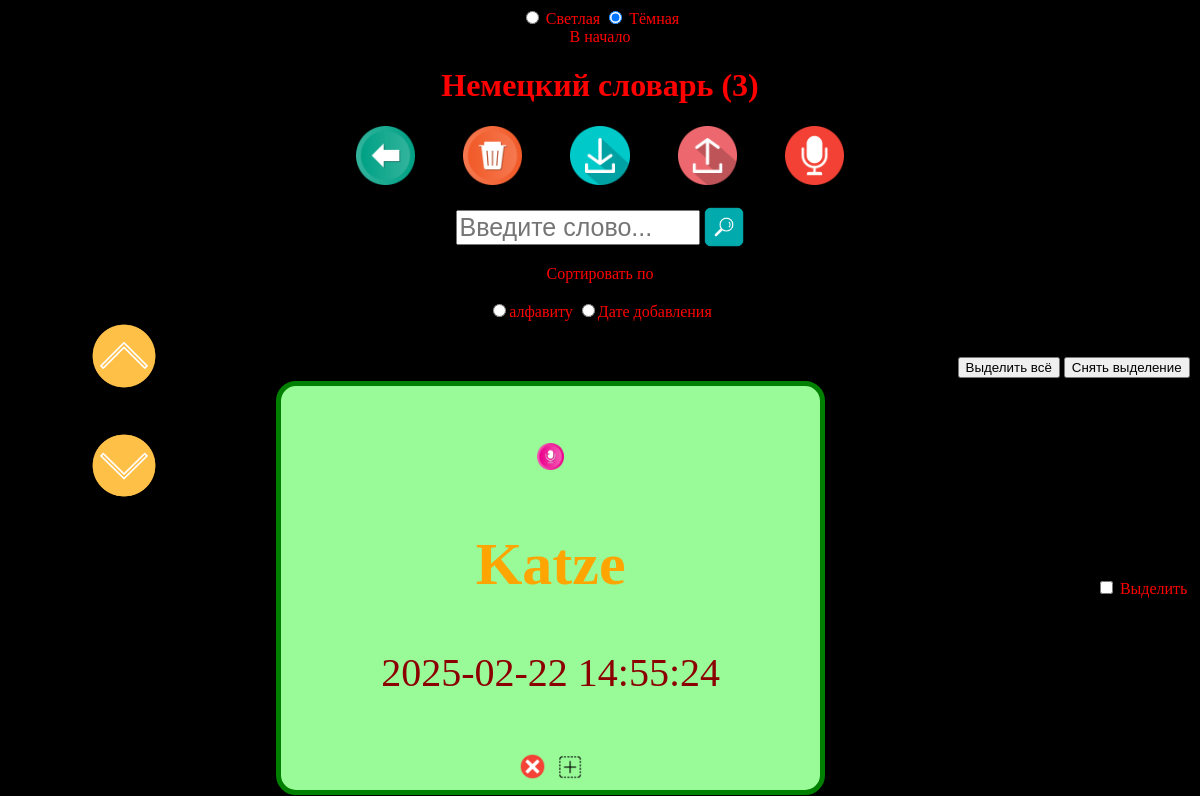
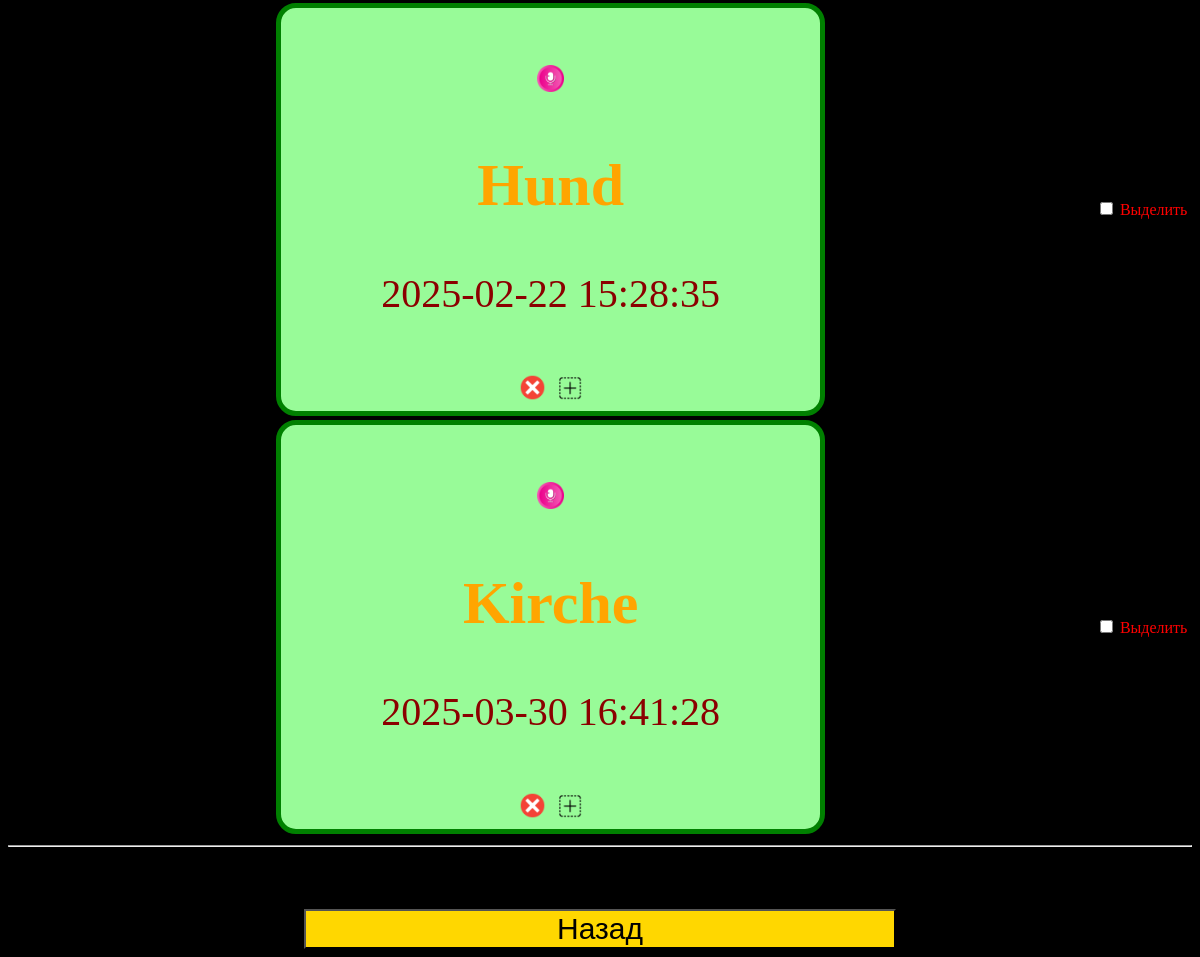
The app's page /dictionary/DE/, older data (2 pictures, top to bottom).
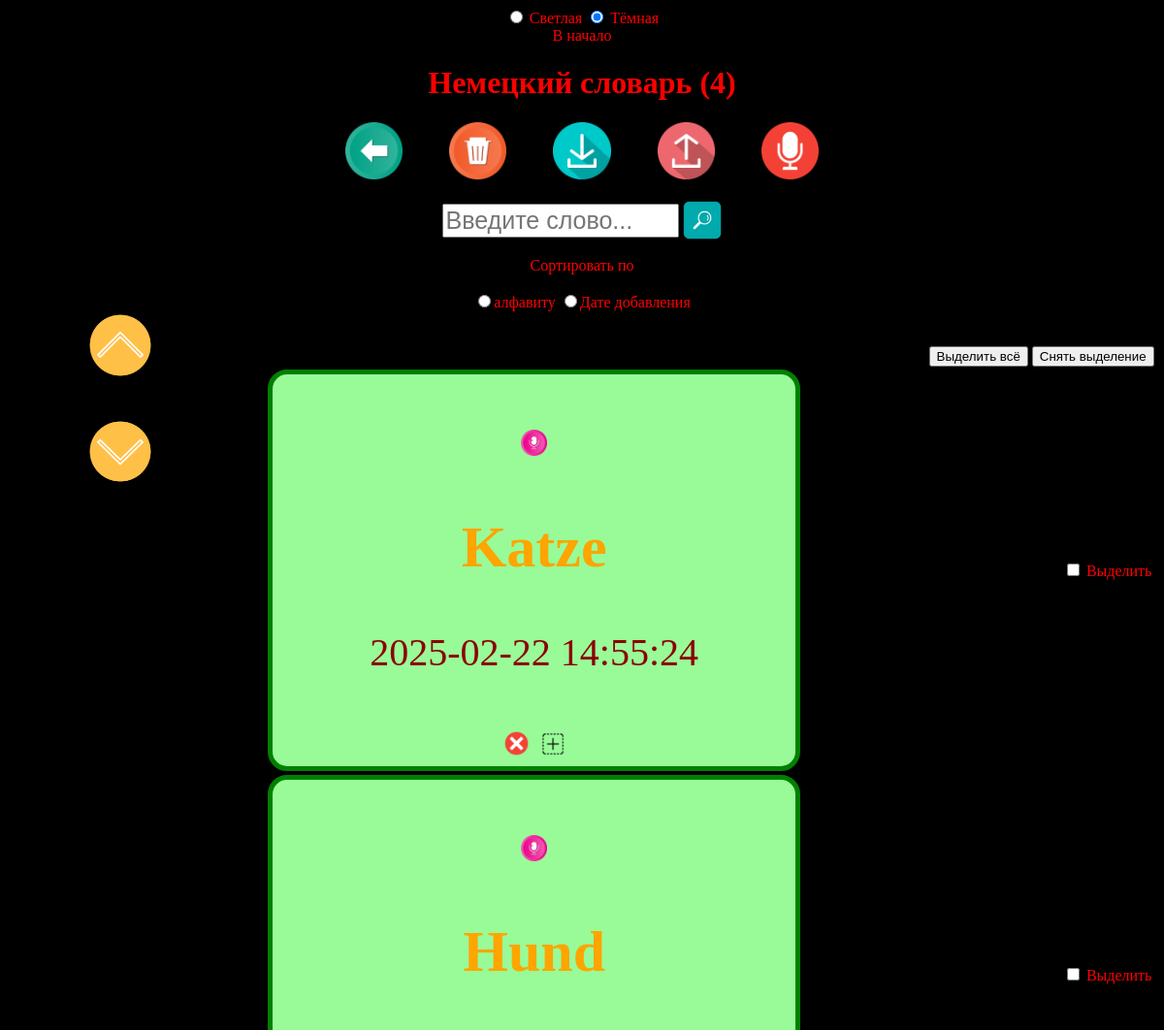
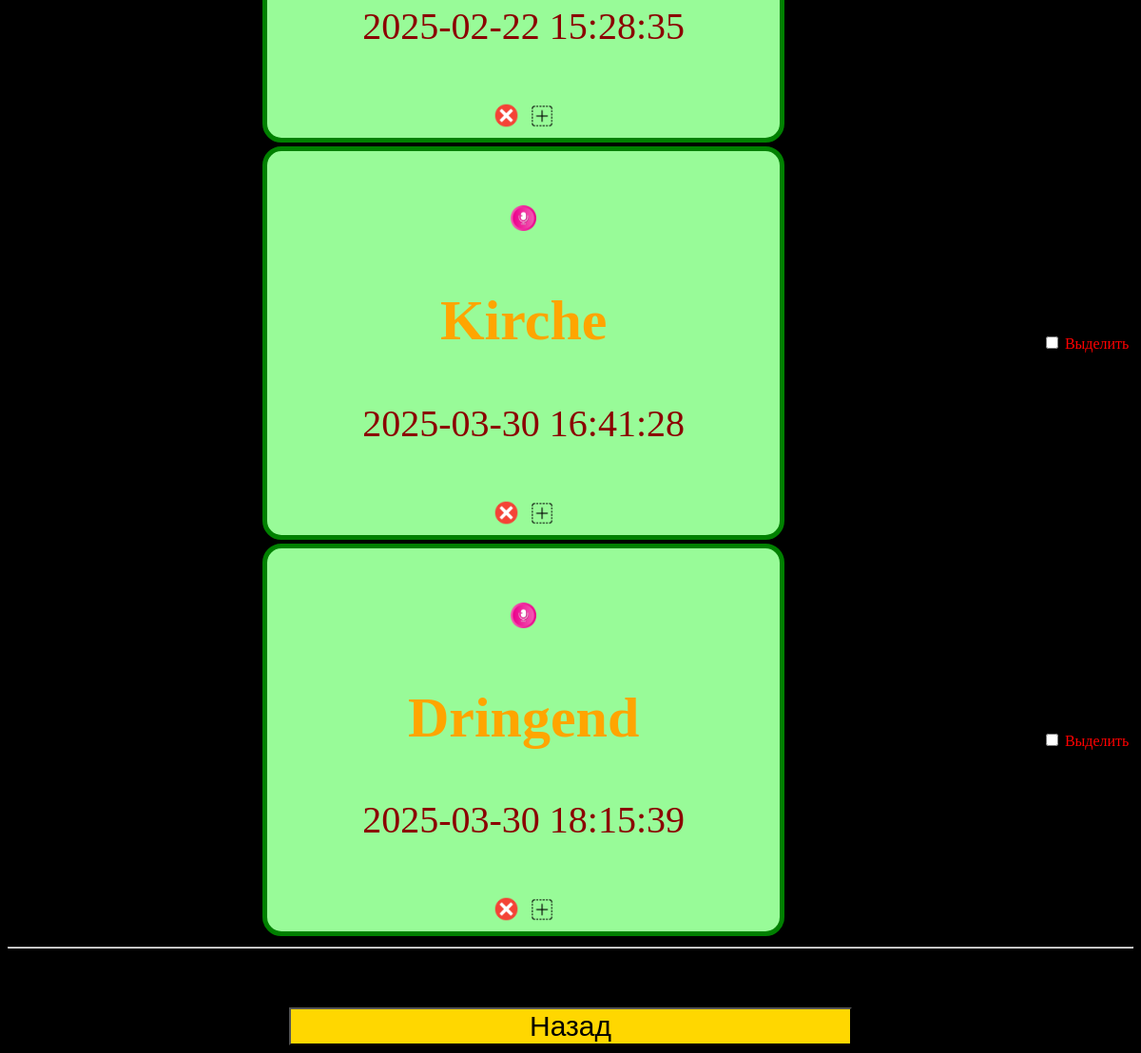
The same page, newer data (2 pictures, top to bottom).
### tables this page shows
CREATE TABLE words( id integer primary key autoincrement, original text, translate text, transcription varchar(50), lang varchar(2), date_to_add datetime default current_timestamp, is_forgotten integer default false);

### main.py (the view)
@app.route('/dictionary/<dictionary_lang_code>/', methods=['GET'])
def show_dictionary(dictionary_lang_code: str):
  db = help_funcs.connect_to_db()
  words = db.query_execute(queries.SELECT_ALL_WORDS, params=(dictionary_lang_code,), is_fetch_all=True)
  return render_template('dictionary.html', words=words, dictionary_lang_name=ForeignLang.get_lang_by_code(dictionary_lang_code),
                         dictionary_lang_code=dictionary_lang_code, href_back='/dictionaries/')

### database/database.py (called while the page is built)
	def create_table(self, table_name: str, fields: Dict[str, str]):
		fields_str = '( '
		for field_name, field_type in fields.items():
			fields_str += field_name + ' ' + field_type + ', '
		fields_str = fields_str[:len(fields_str) - 2]
		fields_str += ');'
		query = f'CREATE TABLE IF NOT EXISTS {table_name}{fields_str}'
		self.__cursor.execute(query)
		self.__coon.commit()

	def query_execute(self, query: str, params: Union[List[Iterable], tuple] = None, is_ext=False, is_fetch_one=False, is_fetch_all=False):
		if is_ext:
			func = self.__cursor.executemany
		else:
			func = self.__cursor.execute
		if params:
			func(query, params)
		else:
			func(query)
		if is_fetch_one:
			data = self.__cursor.fetchone()
			return data
		elif is_fetch_all:
			data = self.__cursor.fetchall()
			return data
		else:
			self.__coon.commit()

	def __del__(self):
		self.__cursor.close()
		self.__coon.close()

### foreign_lang.py (called while the page is built)
	@staticmethod
	def get_lang_by_code(code: str) -> Union[str, None]:
		for _lang in ForeignLang:
			if code == _lang.name:
				return _lang.value
		return None

### help_funcs.py (called while the page is built)
def connect_to_db(db_name: str = config.PATH_TO_DB) -> database.DB:
	db = database.DB(db_name)
	return db

### templates/dictionary.html (shortened to what this page needs)
<!DOCTYPE html>
<html lang="en">
<head>
    <link rel="stylesheet" href="{{ url_for('static', filename='css/dictionary.css') }}">
    <link rel="stylesheet" href="{{ url_for('static', filename='css/index.css') }}">
</head>
<body oncontextmenu="return false;">
    <div class="container">
        {% include 'theme.html' %}
        <h1>{{ 'Найдено' if is_search else dictionary_lang_name + ' словарь' }} ({{words|length}})</h1>
        {% if words|length > 0 %}
            <a href="/dictionaries/"><img title="К выбору словаря" src="{{url_for('static', filename='img/back_icon.png')}}"></a>
            <img title="Удалить всё" src="{{url_for('static', filename='img/delete_all_icon.png')}}" onclick="deleteWord(0, '', '{{dictionary_lang_code}}');">
            <a href="/dictionary/{{dictionary_lang_code}}/download/"><img title="Скачать словарь" src="{{url_for('static', filename='img/download_icon.png')}}"></a>
            <a href="/dictionary/{{dictionary_lang_code}}/upload/"><img title="Загрузить словарь" src="{{url_for('static', filename='img/upload_icon.png')}}"></a>
            <img id="saying-words-img" title="Произнести все слова по порядку" src="{{url_for('static', filename='img/start_saying_words.png')}}" onclick="startStopSayingAllWords();">
            <br><br>
            <input id="search-input" type="text" placeholder="Введите слово...">
            <img id="search-img" title="Поиск" src="{{url_for('static', filename='img/search_icon.png')}}" onclick="findWordCard();">
            <br><br>
            <label>Сортировать по</label><br><br>
            <input id="alphabet" type="radio" value="alphabet" name="sort_by" onclick="sortWords();"><label for="alphabet">алфавиту</label>
            <input id="date_to_add" type="radio" value="date_to_add" name="sort_by" onclick="sortWords('date');"><label for="date_to_add">Дате добавления</label>
            {% include 'up_down_scroll.html' %}
        {% else %}
            <a href="/dictionary/{{dictionary_lang_code}}/upload/"><img title="Загрузить словарь" src="{{url_for('static', filename='img/upload_icon.png')}}"></a>
        {% endif %}
        <br><br><br>
        <div style="margin-left: 80%;">
            <input type="button" value="Выделить всё" onclick="checkedWords.forEach(item => item.checked = true);">
            <input type="button" value="Снять выделение" onclick="checkedWords.forEach(item => item.checked = false);">
        </div>
        <table id="words-table">
            {% for word in words %}
            <tr>
                <td>
                    <div class="word-card">
                        <br>
                        <img class="word-say" title="Произнести на {{dictionary_lang_code}}" src="{{url_for('static', filename='img/say_word_icon.png')}}" onclick="sayWord('{{word.1}}', '{{dictionary_lang_code}}');">
                        <h2 class="word" title="Клик для перевода" data-trans="{{word.2}}" onclick="swapWords(this);" oncontextmenu="copyTextToClipBoard(this.innerHTML);">{{word.1}}</h2>
                        <label class="date-to-add">{{word.5}}</label><br><br>
                        <img class="word-delete" title="Удалить" src="{{url_for('static', filename='img/delete_word_icon.png')}}" onclick="deleteWord({{word.0}}, '{{word.1}}', '{{dictionary_lang_code}}');"/>
                        <a class="word-change" href="/dictionary/{{dictionary_lang_code}}/change/{{word.0}}/{{word.1}}/{{word.2}}/{{word.3 if word.3 else 'ES'}}/"><img title="Изменить" src="{{url_for('static', filename='img/change_word_icon.png')}}"/></a>
                    </div>
                </td>
                <td>
                    <input id="word-{{loop.index0}}" class="word-checker" type="checkbox">
                    <label for="word-{{loop.index0}}">Выделить</label>
                </td>
            </tr>
            {% endfor %}
        </table>
        <hr><br><br><br>
        <a href="{{href_back}}"><button>Назад</button></a>
    </div>
</body>
</html>

### templates/theme.html
<input id="white" type="radio" value="white" name="theme" onclick="changeTheme('white');">
<label for="white">Светлая</label>
<input id="black" type="radio" value="black" name="theme" onclick="changeTheme('black');" checked>
<label for="black">Тёмная</label><br>
<a style="color: red;" href="/">В начало</a>

### templates/up_down_scroll.html
<head>
  <link rel="stylesheet" href="{{ url_for('static', filename='css/up_down_scroll.css') }}">
</head>
<div id="up-down-scroll">
    <img class="up-down-btn" src="{{url_for('static', filename='img/up_arrow_icon.png')}}" onclick="window.scrollTo({top: 0, behavior: 'smooth'});">
    <br><br><br>
    <img class="up-down-btn" src="{{url_for('static', filename='img/down_arrow_icon.png')}}" onclick="window.scrollTo({top: document.body.scrollHeight, behavior: 'smooth'});">
</div>

### static/css/dictionary.css (style rules this page uses)
body { background: black; }
.container { color: red; text-align: center; }
#words-table { width: 100%; text-align: center; }
.word-card { width: 50%; color: Orange; background: PaleGreen; font-family: 'Times New Roman', 'Verdana', sans-serif; font-size: 40px; margin-right: auto; margin-left: auto; border: 5px solid green; border-radius: 20px; }
.date-to-add { color: DarkRed; }
.word { cursor: pointer; }
#search-input { width: 20%; font-size: 25px; vertical-align: middle; }
#search-img { width: 40px; height: 40px; vertical-align: middle; }

### static/css/index.css (style rules this page uses)
body { background: black; }
.container { color: red; text-align: center; }
button { width: 50%; font-family: 'Arial', 'Verdana', sans-serif; font-size: 30px; background: gold; cursor: pointer; }
a { text-decoration:none; color: black; }
img { width: 5%; height: 5%; cursor: pointer; }

### static/css/up_down_scroll.css (style rules this page uses)
#up-down-scroll { margin-right: 80%; position: fixed; }
.up-down-btn { width: 30%; height: 30%; }

Row changes from the older to the newer data that the page shows:
added words: original "Dringend", date_to_add "2025-03-30 18:15:39"
Text that changed along with them:
{{ words|length }}: "3" → "4"
